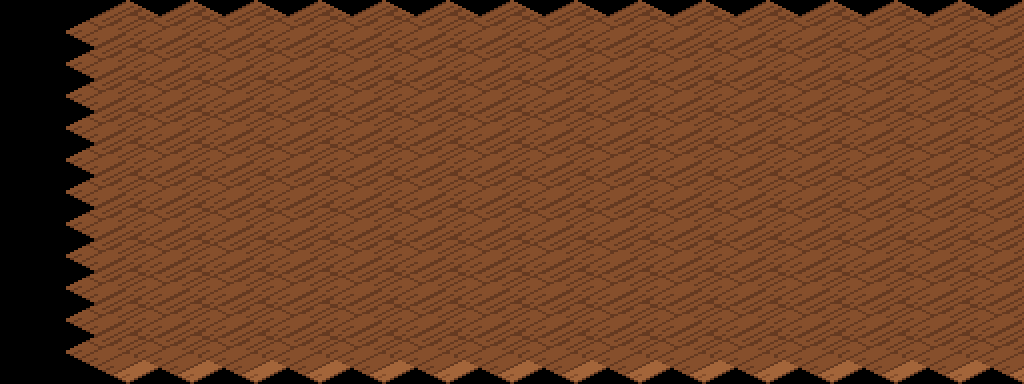

Rendered tile map (Tiled .tmx) drawn with the repository's tilesets; below, a short description and the full map source, tile grids included:
An orthogonal 16x12 tile map with 64x32 px tiles, 1 tile layer (suelo).

<map version="1.10" orientation="orthogonal" renderorder="right-down" width="16" height="12" tilewidth="64" tileheight="32" infinite="0" nextlayerid="2" nextobjectid="1">
 <tileset firstgid="1" name="terreno_mundo" tilewidth="128" tileheight="64" tilecount="203" columns="8">
  <image source="../textures/../textures/terreno_mundo.png" width="1024" height="1664" />
 </tileset>
 <layer id="1" name="suelo" width="16" height="12">
  <data encoding="csv">
0,0,0,0,0,0,0,0,0,0,0,0,0,0,0,0,
0,158,158,158,158,158,158,158,158,158,158,158,158,158,158,158,
0,158,158,158,158,158,158,158,158,158,158,158,158,158,158,158,
0,158,158,158,158,158,158,158,158,158,158,158,158,158,158,158,
0,158,158,158,158,158,158,158,158,158,158,158,158,158,158,158,
0,158,158,158,158,158,158,158,158,158,158,158,158,158,158,158,
0,158,158,158,158,158,158,158,158,158,158,158,158,158,158,158,
0,158,158,158,158,158,158,158,158,158,158,158,158,158,158,158,
0,158,158,158,158,158,158,158,158,158,158,158,158,158,158,158,
0,158,158,158,158,158,158,158,158,158,158,158,158,158,158,158,
0,158,158,158,158,158,158,158,158,158,158,158,158,158,158,158,
0,158,158,158,158,158,158,158,158,158,158,158,158,158,158,158
</data>
 </layer>
</map>
